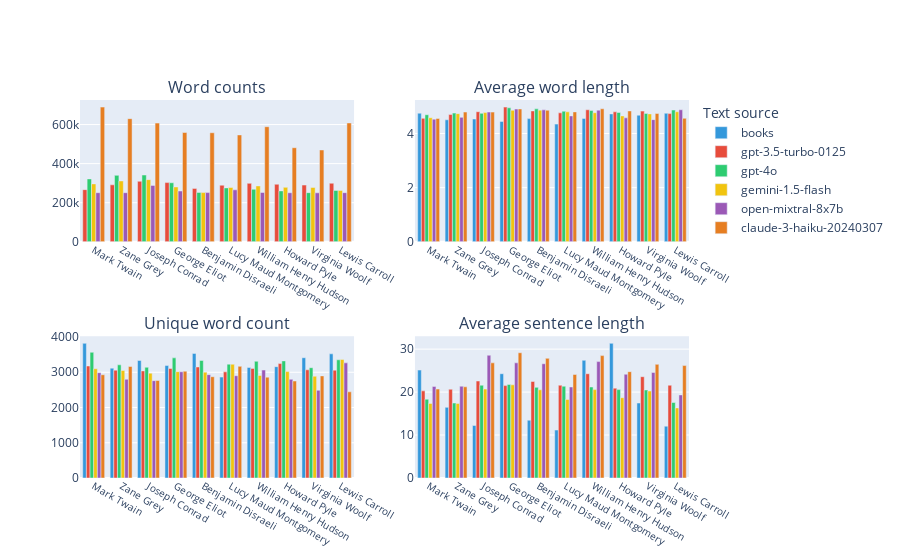
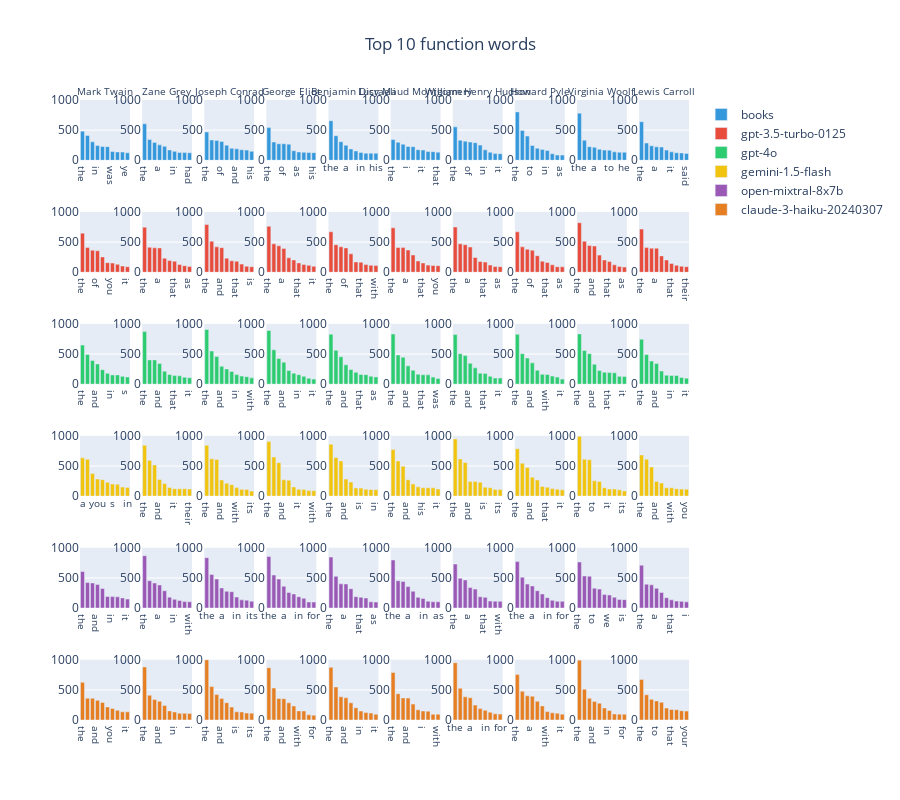

Here is the notebook cell these charts were saved with, in order:
### Code cell
AnalysisVisualization().visualize(analysis_data)

### Figure 1 — Plotly figure (JSON) as saved in the notebook; plotly's stock layout.template omitted (floating-point values rounded to 4 significant figures)
{"data": [{"marker": {"color": "#3498db"}, "name": "books", "type": "bar", "x": ["Mark Twain", "Zane Grey", "Joseph Conrad", "George Eliot", "Benjamin Disraeli", "Lucy Maud Montgomery", "William Henry Hudson", "Howard Pyle", "Virginia Woolf", "Lewis Carroll"], "xaxis": "x3", "y": [3821, 3117, 3336, 3191, 3535, 2863, 3137, 3159, 3413, 3523], "yaxis": "y3"}, {"marker": {"color": "#3498db"}, "name": "books", "showlegend": false, "type": "bar", "x": ["Mark Twain", "Zane Grey", "Joseph Conrad", "George Eliot", "Benjamin Disraeli", "Lucy Maud Montgomery", "William Henry Hudson", "Howard Pyle", "Virginia Woolf", "Lewis Carroll"], "xaxis": "x2", "y": [4.75, 4.506, 4.536, 4.447, 4.55, 4.347, 4.557, 4.724, 4.677, 4.75], "yaxis": "y2"}, {"marker": {"color": "#3498db"}, "name": "books", "showlegend": false, "type": "bar", "x": ["Mark Twain", "Zane Grey", "Joseph Conrad", "George Eliot", "Benjamin Disraeli", "Lucy Maud Montgomery", "William Henry Hudson", "Howard Pyle", "Virginia Woolf", "Lewis Carroll"], "xaxis": "x4", "y": [25.13, 16.45, 12.22, 24.27, 13.46, 11.16, 27.4, 31.35, 17.45, 12.06], "yaxis": "y4"}, {"marker": {"color": "#e74c3c"}, "name": "gpt-3.5-turbo-0125", "showlegend": false, "type": "bar", "x": ["Mark Twain", "Zane Grey", "Joseph Conrad", "George Eliot", "Benjamin Disraeli", "Lucy Maud Montgomery", "William Henry Hudson", "Howard Pyle", "Virginia Woolf", "Lewis Carroll"], "xaxis": "x", "y": [266836, 291485, 309610, 302864, 273268, 289650, 299097, 294323, 290310, 299543], "yaxis": "y"}, {"marker": {"color": "#e74c3c"}, "name": "gpt-3.5-turbo-0125", "type": "bar", "x": ["Mark Twain", "Zane Grey", "Joseph Conrad", "George Eliot", "Benjamin Disraeli", "Lucy Maud Montgomery", "William Henry Hudson", "Howard Pyle", "Virginia Woolf", "Lewis Carroll"], "xaxis": "x3", "y": [3178, 3060, 3039, 3108, 3150, 3012, 3110, 3247, 3070, 3060], "yaxis": "y3"}, {"marker": {"color": "#e74c3c"}, "name": "gpt-3.5-turbo-0125", "showlegend": false, "type": "bar", "x": ["Mark Twain", "Zane Grey", "Joseph Conrad", "George Eliot", "Benjamin Disraeli", "Lucy Maud Montgomery", "William Henry Hudson", "Howard Pyle", "Virginia Woolf", "Lewis Carroll"], "xaxis": "x2", "y": [4.559, 4.702, 4.805, 4.976, 4.834, 4.764, 4.877, 4.802, 4.827, 4.735], "yaxis": "y2"}, {"marker": {"color": "#e74c3c"}, "name": "gpt-3.5-turbo-0125", "showlegend": false, "type": "bar", "x": ["Mark Twain", "Zane Grey", "Joseph Conrad", "George Eliot", "Benjamin Disraeli", "Lucy Maud Montgomery", "William Henry Hudson", "Howard Pyle", "Virginia Woolf", "Lewis Carroll"], "xaxis": "x4", "y": [20.28, 20.66, 22.57, 21.51, 22.47, 21.6, 24.27, 20.92, 23.58, 21.6], "yaxis": "y4"}, {"marker": {"color": "#2ecc71"}, "name": "gpt-4o", "showlegend": false, "type": "bar", "x": ["Mark Twain", "Zane Grey", "Joseph Conrad", "George Eliot", "Benjamin Disraeli", "Lucy Maud Montgomery", "William Henry Hudson", "Howard Pyle", "Virginia Woolf", "Lewis Carroll"], "xaxis": "x", "y": [321708, 339979, 341626, 301971, 252597, 275689, 268607, 260426, 251298, 262469], "yaxis": "y"}, {"marker": {"color": "#2ecc71"}, "name": "gpt-4o", "type": "bar", "x": ["Mark Twain", "Zane Grey", "Joseph Conrad", "George Eliot", "Benjamin Disraeli", "Lucy Maud Montgomery", "William Henry Hudson", "Howard Pyle", "Virginia Woolf", "Lewis Carroll"], "xaxis": "x3", "y": [3567, 3211, 3142, 3409, 3335, 3230, 3312, 3323, 3130, 3354], "yaxis": "y3"}, {"marker": {"color": "#2ecc71"}, "name": "gpt-4o", "showlegend": false, "type": "bar", "x": ["Mark Twain", "Zane Grey", "Joseph Conrad", "George Eliot", "Benjamin Disraeli", "Lucy Maud Montgomery", "William Henry Hudson", "Howard Pyle", "Virginia Woolf", "Lewis Carroll"], "xaxis": "x2", "y": [4.694, 4.754, 4.744, 4.95, 4.91, 4.824, 4.848, 4.778, 4.742, 4.867], "yaxis": "y2"}, {"marker": {"color": "#2ecc71"}, "name": "gpt-4o", "showlegend": false, "type": "bar", "x": ["Mark Twain", "Zane Grey", "Joseph Conrad", "George Eliot", "Benjamin Disraeli", "Lucy Maud Montgomery", "William Henry Hudson", "Howard Pyle", "Virginia Woolf", "Lewis Carroll"], "xaxis": "x4", "y": [18.35, 17.45, 21.6, 21.79, 21.1, 21.37, 21.19, 20.58, 20.49, 17.57], "yaxis": "y4"}, {"marker": {"color": "#f1c40f"}, "name": "gemini-1.5-flash", "showlegend": false, "type": "bar", "x": ["Mark Twain", "Zane Grey", "Joseph Conrad", "George Eliot", "Benjamin Disraeli", "Lucy Maud Montgomery", "William Henry Hudson", "Howard Pyle", "Virginia Woolf", "Lewis Carroll"], "xaxis": "x", "y": [296241, 311333, 318018, 280499, 251675, 277642, 285844, 278597, 278004, 262999], "yaxis": "y"}, {"marker": {"color": "#f1c40f"}, "name": "gemini-1.5-flash", "type": "bar", "x": ["Mark Twain", "Zane Grey", "Joseph Conrad", "George Eliot", "Benjamin Disraeli", "Lucy Maud Montgomery", "William Henry Hudson", "Howard Pyle", "Virginia Woolf", "Lewis Carroll"], "xaxis": "x3", "y": [3099, 3050, 2975, 3017, 3004, 3228, 2908, 3020, 2888, 3363], "yaxis": "y3"}, {"marker": {"color": "#f1c40f"}, "name": "gemini-1.5-flash", "showlegend": false, "type": "bar", "x": ["Mark Twain", "Zane Grey", "Joseph Conrad", "George Eliot", "Benjamin Disraeli", "Lucy Maud Montgomery", "William Henry Hudson", "Howard Pyle", "Virginia Woolf", "Lewis Carroll"], "xaxis": "x2", "y": [4.583, 4.733, 4.773, 4.858, 4.864, 4.801, 4.768, 4.652, 4.725, 4.804], "yaxis": "y2"}, {"marker": {"color": "#f1c40f"}, "name": "gemini-1.5-flash", "showlegend": false, "type": "bar", "x": ["Mark Twain", "Zane Grey", "Joseph Conrad", "George Eliot", "Benjamin Disraeli", "Lucy Maud Montgomery", "William Henry Hudson", "Howard Pyle", "Virginia Woolf", "Lewis Carroll"], "xaxis": "x4", "y": [17.36, 17.33, 20.7, 21.69, 20.53, 18.28, 20.58, 18.69, 20.24, 16.31], "yaxis": "y4"}, {"marker": {"color": "#9b59b6"}, "name": "open-mixtral-8x7b", "showlegend": false, "type": "bar", "x": ["Mark Twain", "Zane Grey", "Joseph Conrad", "George Eliot", "Benjamin Disraeli", "Lucy Maud Montgomery", "William Henry Hudson", "Howard Pyle", "Virginia Woolf", "Lewis Carroll"], "xaxis": "x", "y": [251158, 251181, 288596, 259673, 251727, 265811, 252319, 250960, 250558, 251338], "yaxis": "y"}, {"marker": {"color": "#9b59b6"}, "name": "open-mixtral-8x7b", "type": "bar", "x": ["Mark Twain", "Zane Grey", "Joseph Conrad", "George Eliot", "Benjamin Disraeli", "Lucy Maud Montgomery", "William Henry Hudson", "Howard Pyle", "Virginia Woolf", "Lewis Carroll"], "xaxis": "x3", "y": [2989, 2801, 2762, 3014, 2933, 2902, 3063, 2800, 2489, 3267], "yaxis": "y3"}, {"marker": {"color": "#9b59b6"}, "name": "open-mixtral-8x7b", "showlegend": false, "type": "bar", "x": ["Mark Twain", "Zane Grey", "Joseph Conrad", "George Eliot", "Benjamin Disraeli", "Lucy Maud Montgomery", "William Henry Hudson", "Howard Pyle", "Virginia Woolf", "Lewis Carroll"], "xaxis": "x2", "y": [4.53, 4.596, 4.793, 4.903, 4.874, 4.651, 4.864, 4.578, 4.513, 4.878], "yaxis": "y2"}, {"marker": {"color": "#9b59b6"}, "name": "open-mixtral-8x7b", "showlegend": false, "type": "bar", "x": ["Mark Twain", "Zane Grey", "Joseph Conrad", "George Eliot", "Benjamin Disraeli", "Lucy Maud Montgomery", "William Henry Hudson", "Howard Pyle", "Virginia Woolf", "Lewis Carroll"], "xaxis": "x4", "y": [21.32, 21.37, 28.57, 26.81, 26.6, 21.19, 27.1, 24.15, 24.57, 19.34], "yaxis": "y4"}, {"marker": {"color": "#e67e22"}, "name": "claude-3-haiku-20240307", "showlegend": false, "type": "bar", "x": ["Mark Twain", "Zane Grey", "Joseph Conrad", "George Eliot", "Benjamin Disraeli", "Lucy Maud Montgomery", "William Henry Hudson", "Howard Pyle", "Virginia Woolf", "Lewis Carroll"], "xaxis": "x", "y": [689448, 630247, 607500, 559328, 558132, 546884, 588979, 481421, 469918, 608291], "yaxis": "y"}, {"marker": {"color": "#e67e22"}, "name": "claude-3-haiku-20240307", "type": "bar", "x": ["Mark Twain", "Zane Grey", "Joseph Conrad", "George Eliot", "Benjamin Disraeli", "Lucy Maud Montgomery", "William Henry Hudson", "Howard Pyle", "Virginia Woolf", "Lewis Carroll"], "xaxis": "x3", "y": [2930, 3164, 2766, 3030, 2874, 3168, 2861, 2752, 2897, 2446], "yaxis": "y3"}, {"marker": {"color": "#e67e22"}, "name": "claude-3-haiku-20240307", "showlegend": false, "type": "bar", "x": ["Mark Twain", "Zane Grey", "Joseph Conrad", "George Eliot", "Benjamin Disraeli", "Lucy Maud Montgomery", "William Henry Hudson", "Howard Pyle", "Virginia Woolf", "Lewis Carroll"], "xaxis": "x2", "y": [4.557, 4.793, 4.79, 4.906, 4.86, 4.799, 4.914, 4.834, 4.741, 4.56], "yaxis": "y2"}, {"marker": {"color": "#e67e22"}, "name": "claude-3-haiku-20240307", "showlegend": false, "type": "bar", "x": ["Mark Twain", "Zane Grey", "Joseph Conrad", "George Eliot", "Benjamin Disraeli", "Lucy Maud Montgomery", "William Henry Hudson", "Howard Pyle", "Virginia Woolf", "Lewis Carroll"], "xaxis": "x4", "y": [20.7, 21.23, 26.81, 29.15, 27.86, 24.1, 28.49, 24.75, 26.46, 26.18], "yaxis": "y4"}], "layout": {"annotations": [{"font": {"size": 16}, "showarrow": false, "text": "Word counts", "x": 0.225, "xanchor": "center", "xref": "paper", "y": 1, "yanchor": "bottom", "yref": "paper"}, {"font": {"size": 16}, "showarrow": false, "text": "Average word length", "x": 0.775, "xanchor": "center", "xref": "paper", "y": 1, "yanchor": "bottom", "yref": "paper"}, {"font": {"size": 16}, "showarrow": false, "text": "Unique word count", "x": 0.225, "xanchor": "center", "xref": "paper", "y": 0.375, "yanchor": "bottom", "yref": "paper"}, {"font": {"size": 16}, "showarrow": false, "text": "Average sentence length", "x": 0.775, "xanchor": "center", "xref": "paper", "y": 0.375, "yanchor": "bottom", "yref": "paper"}], "legend": {"title": {"text": "Text source"}}, "xaxis": {"anchor": "y", "domain": [0, 0.45], "tickfont": {"size": 10}}, "xaxis2": {"anchor": "y2", "domain": [0.55, 1], "tickfont": {"size": 10}}, "xaxis3": {"anchor": "y3", "domain": [0, 0.45], "tickfont": {"size": 10}}, "xaxis4": {"anchor": "y4", "domain": [0.55, 1], "tickfont": {"size": 10}}, "yaxis": {"anchor": "x", "domain": [0.625, 1]}, "yaxis2": {"anchor": "x2", "domain": [0.625, 1]}, "yaxis3": {"anchor": "x3", "domain": [0, 0.375]}, "yaxis4": {"anchor": "x4", "domain": [0, 0.375]}}}

### Figure 2 — Plotly figure (JSON) as saved in the notebook; plotly's stock layout.template omitted (floating-point values rounded to 4 significant figures)
{"data": [{"marker": {"color": "#3498db"}, "name": "books", "showlegend": true, "type": "bar", "x": ["the", "of", "and", "in", "to", "a", "was", "that", "it", "ye"], "xaxis": "x", "y": [484, 413, 306, 244, 229, 226, 145, 138, 137, 125], "yaxis": "y"}, {"marker": {"color": "#3498db"}, "name": "books", "showlegend": false, "type": "bar", "x": ["the", "and", "of", "a", "to", "he", "in", "i", "was", "had"], "xaxis": "x2", "y": [606, 344, 297, 256, 232, 172, 148, 131, 128, 124], "yaxis": "y2"}, {"marker": {"color": "#3498db"}, "name": "books", "showlegend": false, "type": "bar", "x": ["the", "a", "i", "of", "to", "he", "and", "in", "was", "his"], "xaxis": "x3", "y": [470, 337, 330, 313, 251, 199, 191, 175, 169, 149], "yaxis": "y3"}, {"marker": {"color": "#3498db"}, "name": "books", "showlegend": false, "type": "bar", "x": ["the", "and", "a", "of", "to", "s", "as", "in", "he", "his"], "xaxis": "x4", "y": [543, 303, 274, 274, 268, 159, 138, 133, 129, 127], "yaxis": "y4"}, {"marker": {"color": "#3498db"}, "name": "books", "showlegend": false, "type": "bar", "x": ["the", "and", "of", "a", "i", "to", "in", "he", "my", "his"], "xaxis": "x5", "y": [657, 408, 309, 250, 189, 156, 131, 118, 118, 116], "yaxis": "y5"}, {"marker": {"color": "#3498db"}, "name": "books", "showlegend": false, "type": "bar", "x": ["the", "and", "to", "i", "a", "of", "it", "you", "in", "that"], "xaxis": "x6", "y": [345, 298, 267, 230, 226, 176, 171, 147, 143, 135], "yaxis": "y6"}, {"marker": {"color": "#3498db"}, "name": "books", "showlegend": false, "type": "bar", "x": ["the", "and", "a", "of", "i", "to", "in", "was", "that", "it"], "xaxis": "x7", "y": [555, 333, 317, 303, 292, 252, 174, 133, 111, 110], "yaxis": "y7"}, {"marker": {"color": "#3498db"}, "name": "books", "showlegend": false, "type": "bar", "x": ["the", "of", "and", "to", "a", "was", "in", "that", "it", "as"], "xaxis": "x8", "y": [803, 496, 402, 246, 200, 181, 161, 109, 87, 86], "yaxis": "y8"}, {"marker": {"color": "#3498db"}, "name": "books", "showlegend": false, "type": "bar", "x": ["the", "and", "of", "a", "in", "was", "to", "she", "her", "he"], "xaxis": "x9", "y": [782, 334, 225, 215, 185, 170, 168, 140, 134, 133], "yaxis": "y9"}, {"marker": {"color": "#3498db"}, "name": "books", "showlegend": false, "type": "bar", "x": ["the", "and", "of", "a", "to", "in", "it", "you", "i", "said"], "xaxis": "x10", "y": [641, 287, 240, 223, 220, 169, 140, 125, 122, 114], "yaxis": "y10"}, {"marker": {"color": "#e74c3c"}, "name": "gpt-3.5-turbo-0125", "showlegend": true, "type": "bar", "x": ["the", "a", "and", "of", "to", "in", "you", "that", "with", "it"], "xaxis": "x11", "y": [649, 410, 366, 356, 254, 159, 152, 131, 103, 91], "yaxis": "y11"}, {"marker": {"color": "#e74c3c"}, "name": "gpt-3.5-turbo-0125", "showlegend": false, "type": "bar", "x": ["the", "and", "of", "a", "to", "in", "that", "with", "i", "as"], "xaxis": "x12", "y": [748, 414, 405, 403, 232, 193, 182, 127, 108, 97], "yaxis": "y12"}, {"marker": {"color": "#e74c3c"}, "name": "gpt-3.5-turbo-0125", "showlegend": false, "type": "bar", "x": ["the", "of", "a", "and", "to", "in", "that", "with", "as", "is"], "xaxis": "x13", "y": [793, 515, 421, 408, 234, 190, 183, 135, 99, 91], "yaxis": "y13"}, {"marker": {"color": "#e74c3c"}, "name": "gpt-3.5-turbo-0125", "showlegend": false, "type": "bar", "x": ["the", "and", "of", "a", "to", "in", "that", "as", "with", "it"], "xaxis": "x14", "y": [763, 471, 439, 395, 239, 204, 155, 127, 115, 98], "yaxis": "y14"}, {"marker": {"color": "#e74c3c"}, "name": "gpt-3.5-turbo-0125", "showlegend": false, "type": "bar", "x": ["the", "and", "a", "of", "to", "in", "that", "is", "it", "with"], "xaxis": "x15", "y": [672, 458, 423, 404, 305, 171, 166, 127, 116, 111], "yaxis": "y15"}, {"marker": {"color": "#e74c3c"}, "name": "gpt-3.5-turbo-0125", "showlegend": false, "type": "bar", "x": ["the", "and", "of", "a", "to", "in", "that", "with", "as", "you"], "xaxis": "x16", "y": [738, 411, 409, 369, 287, 187, 154, 118, 112, 108], "yaxis": "y16"}, {"marker": {"color": "#e74c3c"}, "name": "gpt-3.5-turbo-0125", "showlegend": false, "type": "bar", "x": ["the", "of", "and", "a", "to", "in", "that", "with", "is", "as"], "xaxis": "x17", "y": [751, 472, 458, 419, 246, 178, 168, 120, 94, 92], "yaxis": "y17"}, {"marker": {"color": "#e74c3c"}, "name": "gpt-3.5-turbo-0125", "showlegend": false, "type": "bar", "x": ["the", "and", "a", "of", "to", "in", "that", "with", "it", "as"], "xaxis": "x18", "y": [671, 421, 382, 365, 274, 184, 161, 123, 91, 90], "yaxis": "y18"}, {"marker": {"color": "#e74c3c"}, "name": "gpt-3.5-turbo-0125", "showlegend": false, "type": "bar", "x": ["the", "of", "a", "and", "to", "in", "that", "with", "is", "as"], "xaxis": "x19", "y": [822, 513, 442, 435, 284, 204, 177, 123, 97, 86], "yaxis": "y19"}, {"marker": {"color": "#e74c3c"}, "name": "gpt-3.5-turbo-0125", "showlegend": false, "type": "bar", "x": ["the", "and", "of", "a", "to", "in", "that", "with", "as", "their"], "xaxis": "x20", "y": [716, 409, 400, 399, 271, 203, 144, 114, 100, 92], "yaxis": "y20"}, {"marker": {"color": "#2ecc71"}, "name": "gpt-4o", "showlegend": true, "type": "bar", "x": ["the", "a", "of", "and", "to", "you", "in", "that", "it", "s"], "xaxis": "x21", "y": [649, 494, 392, 335, 241, 181, 154, 154, 130, 121], "yaxis": "y21"}, {"marker": {"color": "#2ecc71"}, "name": "gpt-4o", "showlegend": false, "type": "bar", "x": ["the", "a", "of", "and", "to", "in", "that", "with", "was", "it"], "xaxis": "x22", "y": [873, 403, 403, 343, 216, 161, 142, 139, 116, 107], "yaxis": "y22"}, {"marker": {"color": "#2ecc71"}, "name": "gpt-4o", "showlegend": false, "type": "bar", "x": ["the", "of", "a", "and", "to", "that", "in", "is", "it", "with"], "xaxis": "x23", "y": [908, 551, 460, 296, 253, 211, 159, 134, 125, 105], "yaxis": "y23"}, {"marker": {"color": "#2ecc71"}, "name": "gpt-4o", "showlegend": false, "type": "bar", "x": ["the", "of", "a", "and", "to", "that", "in", "with", "is", "it"], "xaxis": "x24", "y": [891, 571, 426, 365, 226, 182, 158, 130, 98, 84], "yaxis": "y24"}, {"marker": {"color": "#2ecc71"}, "name": "gpt-4o", "showlegend": false, "type": "bar", "x": ["the", "of", "a", "and", "to", "in", "that", "is", "with", "as"], "xaxis": "x25", "y": [831, 564, 456, 321, 242, 197, 160, 158, 133, 121], "yaxis": "y25"}, {"marker": {"color": "#2ecc71"}, "name": "gpt-4o", "showlegend": false, "type": "bar", "x": ["the", "of", "a", "and", "to", "in", "that", "with", "as", "was"], "xaxis": "x26", "y": [834, 485, 449, 305, 231, 164, 157, 155, 118, 96], "yaxis": "y26"}, {"marker": {"color": "#2ecc71"}, "name": "gpt-4o", "showlegend": false, "type": "bar", "x": ["the", "of", "a", "and", "to", "in", "that", "with", "is", "it"], "xaxis": "x27", "y": [824, 506, 474, 347, 271, 183, 179, 130, 103, 103], "yaxis": "y27"}, {"marker": {"color": "#2ecc71"}, "name": "gpt-4o", "showlegend": false, "type": "bar", "x": ["the", "of", "a", "and", "to", "in", "with", "that", "you", "it"], "xaxis": "x28", "y": [828, 507, 434, 354, 231, 163, 160, 134, 117, 84], "yaxis": "y28"}, {"marker": {"color": "#2ecc71"}, "name": "gpt-4o", "showlegend": false, "type": "bar", "x": ["the", "of", "a", "and", "to", "in", "that", "is", "with", "it"], "xaxis": "x29", "y": [835, 559, 507, 329, 227, 198, 193, 189, 130, 129], "yaxis": "y29"}, {"marker": {"color": "#2ecc71"}, "name": "gpt-4o", "showlegend": false, "type": "bar", "x": ["the", "a", "of", "and", "to", "with", "in", "that", "as", "it"], "xaxis": "x30", "y": [747, 491, 384, 343, 218, 149, 145, 145, 112, 100], "yaxis": "y30"}, {"marker": {"color": "#f1c40f"}, "name": "gemini-1.5-flash", "showlegend": true, "type": "bar", "x": ["a", "the", "of", "you", "and", "to", "s", "it", "that", "in"], "xaxis": "x31", "y": [635, 612, 377, 284, 273, 229, 201, 196, 151, 144], "yaxis": "y31"}, {"marker": {"color": "#f1c40f"}, "name": "gemini-1.5-flash", "showlegend": false, "type": "bar", "x": ["the", "a", "of", "and", "to", "that", "it", "was", "with", "their"], "xaxis": "x32", "y": [843, 594, 517, 275, 208, 143, 122, 121, 121, 118], "yaxis": "y32"}, {"marker": {"color": "#f1c40f"}, "name": "gemini-1.5-flash", "showlegend": false, "type": "bar", "x": ["the", "a", "of", "and", "that", "to", "with", "it", "in", "its"], "xaxis": "x33", "y": [843, 621, 610, 267, 213, 190, 141, 113, 110, 83], "yaxis": "y33"}, {"marker": {"color": "#f1c40f"}, "name": "gemini-1.5-flash", "showlegend": false, "type": "bar", "x": ["the", "of", "a", "and", "to", "that", "it", "in", "is", "with"], "xaxis": "x34", "y": [905, 650, 556, 271, 263, 153, 112, 108, 92, 90], "yaxis": "y34"}, {"marker": {"color": "#f1c40f"}, "name": "gemini-1.5-flash", "showlegend": false, "type": "bar", "x": ["the", "of", "a", "and", "to", "that", "is", "with", "you", "in"], "xaxis": "x35", "y": [862, 641, 584, 283, 233, 135, 133, 115, 110, 107], "yaxis": "y35"}, {"marker": {"color": "#f1c40f"}, "name": "gemini-1.5-flash", "showlegend": false, "type": "bar", "x": ["the", "a", "of", "and", "to", "with", "his", "in", "that", "it"], "xaxis": "x36", "y": [772, 585, 496, 271, 201, 154, 139, 138, 137, 118], "yaxis": "y36"}, {"marker": {"color": "#f1c40f"}, "name": "gemini-1.5-flash", "showlegend": false, "type": "bar", "x": ["the", "of", "a", "and", "to", "that", "is", "it", "in", "its"], "xaxis": "x37", "y": [950, 618, 559, 241, 241, 232, 148, 140, 111, 110], "yaxis": "y37"}, {"marker": {"color": "#f1c40f"}, "name": "gemini-1.5-flash", "showlegend": false, "type": "bar", "x": ["the", "a", "of", "and", "to", "is", "that", "with", "in", "it"], "xaxis": "x38", "y": [786, 545, 477, 315, 268, 161, 147, 126, 115, 104], "yaxis": "y38"}, {"marker": {"color": "#f1c40f"}, "name": "gemini-1.5-flash", "showlegend": false, "type": "bar", "x": ["the", "of", "a", "to", "and", "that", "it", "with", "in", "its"], "xaxis": "x39", "y": [993, 613, 603, 253, 244, 140, 118, 116, 105, 86], "yaxis": "y39"}, {"marker": {"color": "#f1c40f"}, "name": "gemini-1.5-flash", "showlegend": false, "type": "bar", "x": ["the", "a", "of", "and", "to", "in", "with", "that", "it", "you"], "xaxis": "x40", "y": [683, 614, 485, 242, 217, 139, 137, 122, 117, 115], "yaxis": "y40"}, {"marker": {"color": "#9b59b6"}, "name": "open-mixtral-8x7b", "showlegend": true, "type": "bar", "x": ["the", "of", "a", "and", "to", "that", "in", "i", "you", "it"], "xaxis": "x41", "y": [607, 423, 417, 390, 324, 192, 190, 186, 169, 149], "yaxis": "y41"}, {"marker": {"color": "#9b59b6"}, "name": "open-mixtral-8x7b", "showlegend": false, "type": "bar", "x": ["the", "and", "of", "a", "to", "that", "in", "as", "it", "with"], "xaxis": "x42", "y": [870, 453, 416, 383, 287, 181, 145, 125, 107, 105], "yaxis": "y42"}, {"marker": {"color": "#9b59b6"}, "name": "open-mixtral-8x7b", "showlegend": false, "type": "bar", "x": ["the", "of", "and", "a", "to", "that", "in", "is", "it", "its"], "xaxis": "x43", "y": [837, 558, 482, 334, 279, 272, 183, 136, 131, 115], "yaxis": "y43"}, {"marker": {"color": "#9b59b6"}, "name": "open-mixtral-8x7b", "showlegend": false, "type": "bar", "x": ["the", "of", "and", "a", "to", "that", "in", "is", "it", "for"], "xaxis": "x44", "y": [856, 548, 481, 362, 260, 234, 188, 162, 101, 100], "yaxis": "y44"}, {"marker": {"color": "#9b59b6"}, "name": "open-mixtral-8x7b", "showlegend": false, "type": "bar", "x": ["the", "of", "and", "a", "to", "in", "that", "is", "it", "as"], "xaxis": "x45", "y": [847, 527, 402, 400, 322, 189, 179, 166, 103, 100], "yaxis": "y45"}, {"marker": {"color": "#9b59b6"}, "name": "open-mixtral-8x7b", "showlegend": false, "type": "bar", "x": ["the", "of", "and", "a", "to", "that", "in", "it", "was", "as"], "xaxis": "x46", "y": [798, 454, 443, 356, 280, 178, 159, 115, 105, 104], "yaxis": "y46"}, {"marker": {"color": "#9b59b6"}, "name": "open-mixtral-8x7b", "showlegend": false, "type": "bar", "x": ["the", "of", "and", "a", "to", "in", "that", "i", "it", "with"], "xaxis": "x47", "y": [731, 495, 466, 340, 315, 188, 178, 116, 114, 111], "yaxis": "y47"}, {"marker": {"color": "#9b59b6"}, "name": "open-mixtral-8x7b", "showlegend": false, "type": "bar", "x": ["the", "and", "of", "a", "to", "that", "in", "i", "as", "for"], "xaxis": "x48", "y": [772, 511, 398, 368, 289, 234, 172, 128, 112, 111], "yaxis": "y48"}, {"marker": {"color": "#9b59b6"}, "name": "open-mixtral-8x7b", "showlegend": false, "type": "bar", "x": ["the", "and", "of", "to", "a", "that", "we", "in", "our", "is"], "xaxis": "x49", "y": [765, 533, 528, 329, 315, 224, 217, 180, 143, 140], "yaxis": "y49"}, {"marker": {"color": "#9b59b6"}, "name": "open-mixtral-8x7b", "showlegend": false, "type": "bar", "x": ["the", "and", "of", "a", "to", "in", "that", "you", "with", "i"], "xaxis": "x50", "y": [712, 397, 385, 327, 259, 172, 136, 116, 111, 103], "yaxis": "y50"}, {"marker": {"color": "#e67e22"}, "name": "claude-3-haiku-20240307", "showlegend": true, "type": "bar", "x": ["the", "of", "a", "and", "to", "i", "you", "that", "in", "it"], "xaxis": "x51", "y": [625, 362, 360, 326, 292, 217, 192, 160, 137, 135], "yaxis": "y51"}, {"marker": {"color": "#e67e22"}, "name": "claude-3-haiku-20240307", "showlegend": false, "type": "bar", "x": ["the", "of", "a", "and", "to", "that", "in", "you", "with", "i"], "xaxis": "x52", "y": [881, 411, 341, 312, 241, 151, 134, 112, 111, 109], "yaxis": "y52"}, {"marker": {"color": "#e67e22"}, "name": "claude-3-haiku-20240307", "showlegend": false, "type": "bar", "x": ["the", "of", "a", "and", "to", "that", "is", "in", "it", "its"], "xaxis": "x53", "y": [1001, 555, 422, 359, 288, 214, 136, 134, 116, 114], "yaxis": "y53"}, {"marker": {"color": "#e67e22"}, "name": "claude-3-haiku-20240307", "showlegend": false, "type": "bar", "x": ["the", "of", "a", "and", "to", "that", "with", "in", "i", "for"], "xaxis": "x54", "y": [868, 530, 356, 354, 286, 233, 151, 150, 87, 79], "yaxis": "y54"}, {"marker": {"color": "#e67e22"}, "name": "claude-3-haiku-20240307", "showlegend": false, "type": "bar", "x": ["the", "of", "a", "and", "to", "that", "in", "is", "with", "it"], "xaxis": "x55", "y": [875, 549, 385, 369, 285, 204, 149, 123, 115, 97], "yaxis": "y55"}, {"marker": {"color": "#e67e22"}, "name": "claude-3-haiku-20240307", "showlegend": false, "type": "bar", "x": ["the", "of", "a", "and", "to", "that", "i", "in", "it", "with"], "xaxis": "x56", "y": [790, 436, 366, 364, 264, 169, 150, 147, 96, 95], "yaxis": "y56"}, {"marker": {"color": "#e67e22"}, "name": "claude-3-haiku-20240307", "showlegend": false, "type": "bar", "x": ["the", "of", "and", "a", "to", "that", "in", "their", "with", "for"], "xaxis": "x57", "y": [951, 527, 384, 370, 247, 189, 161, 129, 102, 98], "yaxis": "y57"}, {"marker": {"color": "#e67e22"}, "name": "claude-3-haiku-20240307", "showlegend": false, "type": "bar", "x": ["the", "of", "and", "a", "to", "that", "with", "in", "i", "it"], "xaxis": "x58", "y": [755, 477, 402, 396, 311, 234, 140, 119, 114, 97], "yaxis": "y58"}, {"marker": {"color": "#e67e22"}, "name": "claude-3-haiku-20240307", "showlegend": false, "type": "bar", "x": ["the", "of", "a", "and", "to", "that", "in", "is", "with", "for"], "xaxis": "x59", "y": [993, 512, 362, 308, 280, 201, 158, 100, 97, 96], "yaxis": "y59"}, {"marker": {"color": "#e67e22"}, "name": "claude-3-haiku-20240307", "showlegend": false, "type": "bar", "x": ["the", "of", "a", "to", "and", "i", "that", "you", "in", "your"], "xaxis": "x60", "y": [674, 419, 343, 317, 294, 199, 176, 171, 153, 149], "yaxis": "y60"}], "layout": {"annotations": [{"font": {"size": 10}, "showarrow": false, "text": "Mark Twain", "x": 0.041, "xanchor": "center", "xref": "paper", "y": 1.0, "yanchor": "bottom", "yref": "paper"}, {"font": {"size": 10}, "showarrow": false, "text": "Zane Grey", "x": 0.143, "xanchor": "center", "xref": "paper", "y": 1.0, "yanchor": "bottom", "yref": "paper"}, {"font": {"size": 10}, "showarrow": false, "text": "Joseph Conrad", "x": 0.245, "xanchor": "center", "xref": "paper", "y": 1.0, "yanchor": "bottom", "yref": "paper"}, {"font": {"size": 10}, "showarrow": false, "text": "George Eliot", "x": 0.347, "xanchor": "center", "xref": "paper", "y": 1.0, "yanchor": "bottom", "yref": "paper"}, {"font": {"size": 10}, "showarrow": false, "text": "Benjamin Disraeli", "x": 0.449, "xanchor": "center", "xref": "paper", "y": 1.0, "yanchor": "bottom", "yref": "paper"}, {"font": {"size": 10}, "showarrow": false, "text": "Lucy Maud Montgomery", "x": 0.551, "xanchor": "center", "xref": "paper", "y": 1.0, "yanchor": "bottom", "yref": "paper"}, {"font": {"size": 10}, "showarrow": false, "text": "William Henry Hudson", "x": 0.653, "xanchor": "center", "xref": "paper", "y": 1.0, "yanchor": "bottom", "yref": "paper"}, {"font": {"size": 10}, "showarrow": false, "text": "Howard Pyle", "x": 0.755, "xanchor": "center", "xref": "paper", "y": 1.0, "yanchor": "bottom", "yref": "paper"}, {"font": {"size": 10}, "showarrow": false, "text": "Virginia Woolf", "x": 0.857, "xanchor": "center", "xref": "paper", "y": 1.0, "yanchor": "bottom", "yref": "paper"}, {"font": {"size": 10}, "showarrow": false, "text": "Lewis Carroll", "x": 0.959, "xanchor": "center", "xref": "paper", "y": 1.0, "yanchor": "bottom", "yref": "paper"}], "height": 800, "title": {"text": "Top 10 function words", "x": 0.5}, "xaxis": {"anchor": "y", "domain": [0, 0.082], "tickfont": {"size": 10}}, "xaxis10": {"anchor": "y10", "domain": [0.918, 1.0], "tickfont": {"size": 10}}, "xaxis11": {"anchor": "y11", "domain": [0, 0.082], "tickfont": {"size": 10}}, "xaxis12": {"anchor": "y12", "domain": [0.102, 0.184], "tickfont": {"size": 10}}, "xaxis13": {"anchor": "y13", "domain": [0.204, 0.286], "tickfont": {"size": 10}}, "xaxis14": {"anchor": "y14", "domain": [0.306, 0.388], "tickfont": {"size": 10}}, "xaxis15": {"anchor": "y15", "domain": [0.408, 0.49], "tickfont": {"size": 10}}, "xaxis16": {"anchor": "y16", "domain": [0.51, 0.592], "tickfont": {"size": 10}}, "xaxis17": {"anchor": "y17", "domain": [0.612, 0.694], "tickfont": {"size": 10}}, "xaxis18": {"anchor": "y18", "domain": [0.714, 0.796], "tickfont": {"size": 10}}, "xaxis19": {"anchor": "y19", "domain": [0.816, 0.898], "tickfont": {"size": 10}}, "xaxis2": {"anchor": "y2", "domain": [0.102, 0.184], "tickfont": {"size": 10}}, "xaxis20": {"anchor": "y20", "domain": [0.918, 1.0], "tickfont": {"size": 10}}, "xaxis21": {"anchor": "y21", "domain": [0, 0.082], "tickfont": {"size": 10}}, "xaxis22": {"anchor": "y22", "domain": [0.102, 0.184], "tickfont": {"size": 10}}, "xaxis23": {"anchor": "y23", "domain": [0.204, 0.286], "tickfont": {"size": 10}}, "xaxis24": {"anchor": "y24", "domain": [0.306, 0.388], "tickfont": {"size": 10}}, "xaxis25": {"anchor": "y25", "domain": [0.408, 0.49], "tickfont": {"size": 10}}, "xaxis26": {"anchor": "y26", "domain": [0.51, 0.592], "tickfont": {"size": 10}}, "xaxis27": {"anchor": "y27", "domain": [0.612, 0.694], "tickfont": {"size": 10}}, "xaxis28": {"anchor": "y28", "domain": [0.714, 0.796], "tickfont": {"size": 10}}, "xaxis29": {"anchor": "y29", "domain": [0.816, 0.898], "tickfont": {"size": 10}}, "xaxis3": {"anchor": "y3", "domain": [0.204, 0.286], "tickfont": {"size": 10}}, "xaxis30": {"anchor": "y30", "domain": [0.918, 1.0], "tickfont": {"size": 10}}, "xaxis31": {"anchor": "y31", "domain": [0, 0.082], "tickfont": {"size": 10}}, "xaxis32": {"anchor": "y32", "domain": [0.102, 0.184], "tickfont": {"size": 10}}, "xaxis33": {"anchor": "y33", "domain": [0.204, 0.286], "tickfont": {"size": 10}}, "xaxis34": {"anchor": "y34", "domain": [0.306, 0.388], "tickfont": {"size": 10}}, "xaxis35": {"anchor": "y35", "domain": [0.408, 0.49], "tickfont": {"size": 10}}, "xaxis36": {"anchor": "y36", "domain": [0.51, 0.592], "tickfont": {"size": 10}}, "xaxis37": {"anchor": "y37", "domain": [0.612, 0.694], "tickfont": {"size": 10}}, "xaxis38": {"anchor": "y38", "domain": [0.714, 0.796], "tickfont": {"size": 10}}, "xaxis39": {"anchor": "y39", "domain": [0.816, 0.898], "tickfont": {"size": 10}}, "xaxis4": {"anchor": "y4", "domain": [0.306, 0.388], "tickfont": {"size": 10}}, "xaxis40": {"anchor": "y40", "domain": [0.918, 1.0], "tickfont": {"size": 10}}, "xaxis41": {"anchor": "y41", "domain": [0, 0.082], "tickfont": {"size": 10}}, "xaxis42": {"anchor": "y42", "domain": [0.102, 0.184], "tickfont": {"size": 10}}, "xaxis43": {"anchor": "y43", "domain": [0.204, 0.286], "tickfont": {"size": 10}}, "xaxis44": {"anchor": "y44", "domain": [0.306, 0.388], "tickfont": {"size": 10}}, "xaxis45": {"anchor": "y45", "domain": [0.408, 0.49], "tickfont": {"size": 10}}, "xaxis46": {"anchor": "y46", "domain": [0.51, 0.592], "tickfont": {"size": 10}}, "xaxis47": {"anchor": "y47", "domain": [0.612, 0.694], "tickfont": {"size": 10}}, "xaxis48": {"anchor": "y48", "domain": [0.714, 0.796], "tickfont": {"size": 10}}, "xaxis49": {"anchor": "y49", "domain": [0.816, 0.898], "tickfont": {"size": 10}}, "xaxis5": {"anchor": "y5", "domain": [0.408, 0.49], "tickfont": {"size": 10}}, "xaxis50": {"anchor": "y50", "domain": [0.918, 1.0], "tickfont": {"size": 10}}, "xaxis51": {"anchor": "y51", "domain": [0, 0.082], "tickfont": {"size": 10}}, "xaxis52": {"anchor": "y52", "domain": [0.102, 0.184], "tickfont": {"size": 10}}, "xaxis53": {"anchor": "y53", "domain": [0.204, 0.286], "tickfont": {"size": 10}}, "xaxis54": {"anchor": "y54", "domain": [0.306, 0.388], "tickfont": {"size": 10}}, "xaxis55": {"anchor": "y55", "domain": [0.408, 0.49], "tickfont": {"size": 10}}, "xaxis56": {"anchor": "y56", "domain": [0.51, 0.592], "tickfont": {"size": 10}}, "xaxis57": {"anchor": "y57", "domain": [0.612, 0.694], "tickfont": {"size": 10}}, "xaxis58": {"anchor": "y58", "domain": [0.714, 0.796], "tickfont": {"size": 10}}, "xaxis59": {"anchor": "y59", "domain": [0.816, 0.898], "tickfont": {"size": 10}}, "xaxis6": {"anchor": "y6", "domain": [0.51, 0.592], "tickfont": {"size": 10}}, "xaxis60": {"anchor": "y60", "domain": [0.918, 1.0], "tickfont": {"size": 10}}, "xaxis7": {"anchor": "y7", "domain": [0.612, 0.694], "tickfont": {"size": 10}}, "xaxis8": {"anchor": "y8", "domain": [0.714, 0.796], "tickfont": {"size": 10}}, "xaxis9": {"anchor": "y9", "domain": [0.816, 0.898], "tickfont": {"size": 10}}, "yaxis": {"anchor": "x", "domain": [0.9028, 1.0], "range": [0, 1001]}, "yaxis10": {"anchor": "x10", "domain": [0.9028, 1.0], "range": [0, 1001]}, "yaxis11": {"anchor": "x11", "domain": [0.7222, 0.8194], "range": [0, 1001]}, "yaxis12": {"anchor": "x12", "domain": [0.7222, 0.8194], "range": [0, 1001]}, "yaxis13": {"anchor": "x13", "domain": [0.7222, 0.8194], "range": [0, 1001]}, "yaxis14": {"anchor": "x14", "domain": [0.7222, 0.8194], "range": [0, 1001]}, "yaxis15": {"anchor": "x15", "domain": [0.7222, 0.8194], "range": [0, 1001]}, "yaxis16": {"anchor": "x16", "domain": [0.7222, 0.8194], "range": [0, 1001]}, "yaxis17": {"anchor": "x17", "domain": [0.7222, 0.8194], "range": [0, 1001]}, "yaxis18": {"anchor": "x18", "domain": [0.7222, 0.8194], "range": [0, 1001]}, "yaxis19": {"anchor": "x19", "domain": [0.7222, 0.8194], "range": [0, 1001]}, "yaxis2": {"anchor": "x2", "domain": [0.9028, 1.0], "range": [0, 1001]}, "yaxis20": {"anchor": "x20", "domain": [0.7222, 0.8194], "range": [0, 1001]}, "yaxis21": {"anchor": "x21", "domain": [0.5417, 0.6389], "range": [0, 1001]}, "yaxis22": {"anchor": "x22", "domain": [0.5417, 0.6389], "range": [0, 1001]}, "yaxis23": {"anchor": "x23", "domain": [0.5417, 0.6389], "range": [0, 1001]}, "yaxis24": {"anchor": "x24", "domain": [0.5417, 0.6389], "range": [0, 1001]}, "yaxis25": {"anchor": "x25", "domain": [0.5417, 0.6389], "range": [0, 1001]}, "yaxis26": {"anchor": "x26", "domain": [0.5417, 0.6389], "range": [0, 1001]}, "yaxis27": {"anchor": "x27", "domain": [0.5417, 0.6389], "range": [0, 1001]}, "yaxis28": {"anchor": "x28", "domain": [0.5417, 0.6389], "range": [0, 1001]}, "yaxis29": {"anchor": "x29", "domain": [0.5417, 0.6389], "range": [0, 1001]}, "yaxis3": {"anchor": "x3", "domain": [0.9028, 1.0], "range": [0, 1001]}, "yaxis30": {"anchor": "x30", "domain": [0.5417, 0.6389], "range": [0, 1001]}, "yaxis31": {"anchor": "x31", "domain": [0.3611, 0.4583], "range": [0, 1001]}, "yaxis32": {"anchor": "x32", "domain": [0.3611, 0.4583], "range": [0, 1001]}, "yaxis33": {"anchor": "x33", "domain": [0.3611, 0.4583], "range": [0, 1001]}, "yaxis34": {"anchor": "x34", "domain": [0.3611, 0.4583], "range": [0, 1001]}, "yaxis35": {"anchor": "x35", "domain": [0.3611, 0.4583], "range": [0, 1001]}, "yaxis36": {"anchor": "x36", "domain": [0.3611, 0.4583], "range": [0, 1001]}, "yaxis37": {"anchor": "x37", "domain": [0.3611, 0.4583], "range": [0, 1001]}, "yaxis38": {"anchor": "x38", "domain": [0.3611, 0.4583], "range": [0, 1001]}, "yaxis39": {"anchor": "x39", "domain": [0.3611, 0.4583], "range": [0, 1001]}, "yaxis4": {"anchor": "x4", "domain": [0.9028, 1.0], "range": [0, 1001]}, "yaxis40": {"anchor": "x40", "domain": [0.3611, 0.4583], "range": [0, 1001]}, "yaxis41": {"anchor": "x41", "domain": [0.1806, 0.2778], "range": [0, 1001]}, "yaxis42": {"anchor": "x42", "domain": [0.1806, 0.2778], "range": [0, 1001]}, "yaxis43": {"anchor": "x43", "domain": [0.1806, 0.2778], "range": [0, 1001]}, "yaxis44": {"anchor": "x44", "domain": [0.1806, 0.2778], "range": [0, 1001]}, "yaxis45": {"anchor": "x45", "domain": [0.1806, 0.2778], "range": [0, 1001]}, "yaxis46": {"anchor": "x46", "domain": [0.1806, 0.2778], "range": [0, 1001]}, "yaxis47": {"anchor": "x47", "domain": [0.1806, 0.2778], "range": [0, 1001]}, "yaxis48": {"anchor": "x48", "domain": [0.1806, 0.2778], "range": [0, 1001]}, "yaxis49": {"anchor": "x49", "domain": [0.1806, 0.2778], "range": [0, 1001]}, "yaxis5": {"anchor": "x5", "domain": [0.9028, 1.0], "range": [0, 1001]}, "yaxis50": {"anchor": "x50", "domain": [0.1806, 0.2778], "range": [0, 1001]}, "yaxis51": {"anchor": "x51", "domain": [0, 0.09722], "range": [0, 1001]}, "yaxis52": {"anchor": "x52", "domain": [0, 0.09722], "range": [0, 1001]}, "yaxis53": {"anchor": "x53", "domain": [0, 0.09722], "range": [0, 1001]}, "yaxis54": {"anchor": "x54", "domain": [0, 0.09722], "range": [0, 1001]}, "yaxis55": {"anchor": "x55", "domain": [0, 0.09722], "range": [0, 1001]}, "yaxis56": {"anchor": "x56", "domain": [0, 0.09722], "range": [0, 1001]}, "yaxis57": {"anchor": "x57", "domain": [0, 0.09722], "range": [0, 1001]}, "yaxis58": {"anchor": "x58", "domain": [0, 0.09722], "range": [0, 1001]}, "yaxis59": {"anchor": "x59", "domain": [0, 0.09722], "range": [0, 1001]}, "yaxis6": {"anchor": "x6", "domain": [0.9028, 1.0], "range": [0, 1001]}, "yaxis60": {"anchor": "x60", "domain": [0, 0.09722], "range": [0, 1001]}, "yaxis7": {"anchor": "x7", "domain": [0.9028, 1.0], "range": [0, 1001]}, "yaxis8": {"anchor": "x8", "domain": [0.9028, 1.0], "range": [0, 1001]}, "yaxis9": {"anchor": "x9", "domain": [0.9028, 1.0], "range": [0, 1001]}}}
